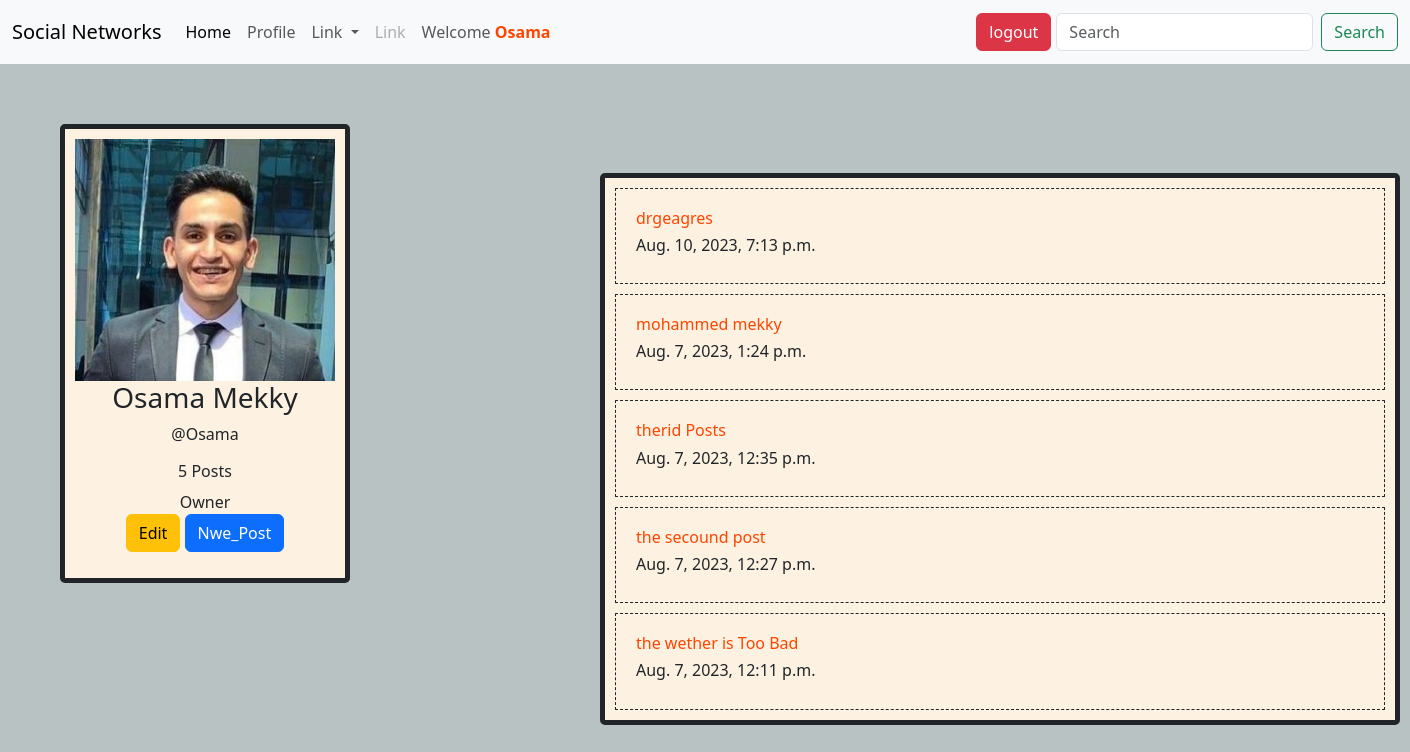
Screenshot of /profile (signed in) with the database file from the repository.
### core/models.py (models this page shows, shortened)
class User(AbstractUser):
    profile_pic = models.ImageField(default='profile_pic/defult.jpg',upload_to='profile_pic')
    bio = models.TextField(null=True,blank=True,max_length=500 ,default="")
    def get_num_posts(self):
        return Post.objects.filter(user=self).count()

class Post(models.Model):
    user = models.ForeignKey(User,on_delete=models.CASCADE)
    caption = models.TextField(max_length=600 ,null=False)
    date_created = models.DateTimeField(auto_now_add=True,null=False)

### core/views.py (the view)
# urls.py: path('profile',views.Profile.as_view(),name='profile'),
@method_decorator(login_required(login_url='login'),name='dispatch')
class Profile(ListView):
    model=Post
    template_name = 'profile.html'
    def get_queryset(self):
        return Post.objects.filter(user = self.request.user).order_by('-date_created')

### Templates/profile.html (shortened to what this page needs)
{% extends 'base.html' %}
{% load static %}
{% block content %}
<div class="container">
    <div class="user-image">
    <img style="width: 260px;" src="{{request.user.profile_pic.url}}" alt="">
</div>
    <div class="content">
        <h3 class="name">{{request.user.username}} {{request.user.last_name}}</h3>
        <p class="username">@{{request.user.username}}</p>
        <h6>{{request.user.get_num_posts}} Posts</h6>
        <p class="details">
            {{request.user.bio}}
            <br>
            <a class="btn btn-warning" href="{% url 'account_settings' %}" role="button">Edit</a>
            <a class="btn btn-primary" href="{% url 'new_post' %}" role="button">Nwe_Post</a>
        </p>
    </div>
</div>
<div class="new_post">
    {% for post in object_list %}
    <div class="inside_new_post">
        <h6 style="color: orangered;">{{post.caption}}</h6>
        <h6>{{post.date_created}}</h6>
    </div>
{% endfor %}
</div>
{% endblock  %}

### Templates/partials/_navbar.html (shortened to what this page needs)
{% load static %}
<nav class="navbar navbar-expand-lg bg-body-tertiary">
    <div class="container-fluid">
      <a class="navbar-brand" href="{% url 'home' %}">Social Networks</a>
      <div class="collapse navbar-collapse" id="navbarScroll">
        <ul class="navbar-nav me-auto my-2 my-lg-0 navbar-nav-scroll" style="--bs-scroll-height: 100px;">
          <li class="nav-item">
            <a class="nav-link active" aria-current="page" href="{% url 'home' %}">Home</a>
          </li>
          {% if request.user.is_authenticated %}
          <li class="nav-item">
            <a class="nav-link" href="{% url 'profile' %}"> Profile</a>
          </li>
          {% else %}
          <li class="nav-item">
            <a class="nav-link" href="{% url 'login' %}"> Join Us</a>
          </li>
          {% endif %}
          <li class="nav-item dropdown">
            <a class="nav-link dropdown-toggle" href="#" role="button" data-bs-toggle="dropdown" aria-expanded="false">
              Link
            </a>
          </li>
          <li class="nav-item">
            <a class="nav-link disabled" aria-disabled="true">Link</a>
          </li>
          {% if request.user.is_authenticated %}
          <li class="nav-item">
            <a class="nav-link" aria-disabled="true">Welcome <strong style="color: orangered;">{{request.user.username}}</strong></a>
          </li>
          {% endif %}
        </ul>
        {% if request.user.is_authenticated %}
        <li style="list-style-type: none; padding:5px "  class="nav-item">
          <a class="btn btn-danger my-2 my-sm-0"  type="submit" href="{% url 'logout' %}">logout</a>
        </li>
        {% endif %}
        <form class="d-flex" method="GET" action="{% url 'search' %}" role="search">
          <input class="form-control me-2" type="search" placeholder="Search" aria-label="Search" name="search-term">
          <button class="btn btn-outline-success" type="submit">Search</button>
        </form>
      </div>
    </div>
  </nav>

### SocialNetworkProject/static/css/style.css (style rules this page uses)
body { background-color: rgb(185, 194, 194); }
.container { width: fit-content; margin: 60px; text-align: center; border-style:solid ; border-width: 5px; border-radius: 5px; padding: 10px; background-color: rgb(253, 241, 225); }
div.new_post { width: 800px; height: auto; background-color: rgb(253, 241, 225); border-style:solid ; border-width: 5px; border-radius: 5px; position: relative; left: 600px; bottom: 470px; }
.inside_new_post { margin: 10px; padding: 20px; border-style:dashed ; border-width: 1px; border-radius: 1px; }

### rows the page displays
User: user.username "Osama", user.profile_pic (picture), user.last_name "Mekky", user.get_num_posts "5", user.bio "Owner"
Post: caption "drgeagres", date_created "Aug. 10, 2023, 7:13 p.m."
Post: caption "mohammed mekky", date_created "Aug. 7, 2023, 1:24 p.m."
Post: caption "therid Posts", date_created "Aug. 7, 2023, 12:35 p.m."
Post: caption "the secound post", date_created "Aug. 7, 2023, 12:27 p.m."
Post: caption "the wether is Too Bad", date_created "Aug. 7, 2023, 12:11 p.m."
